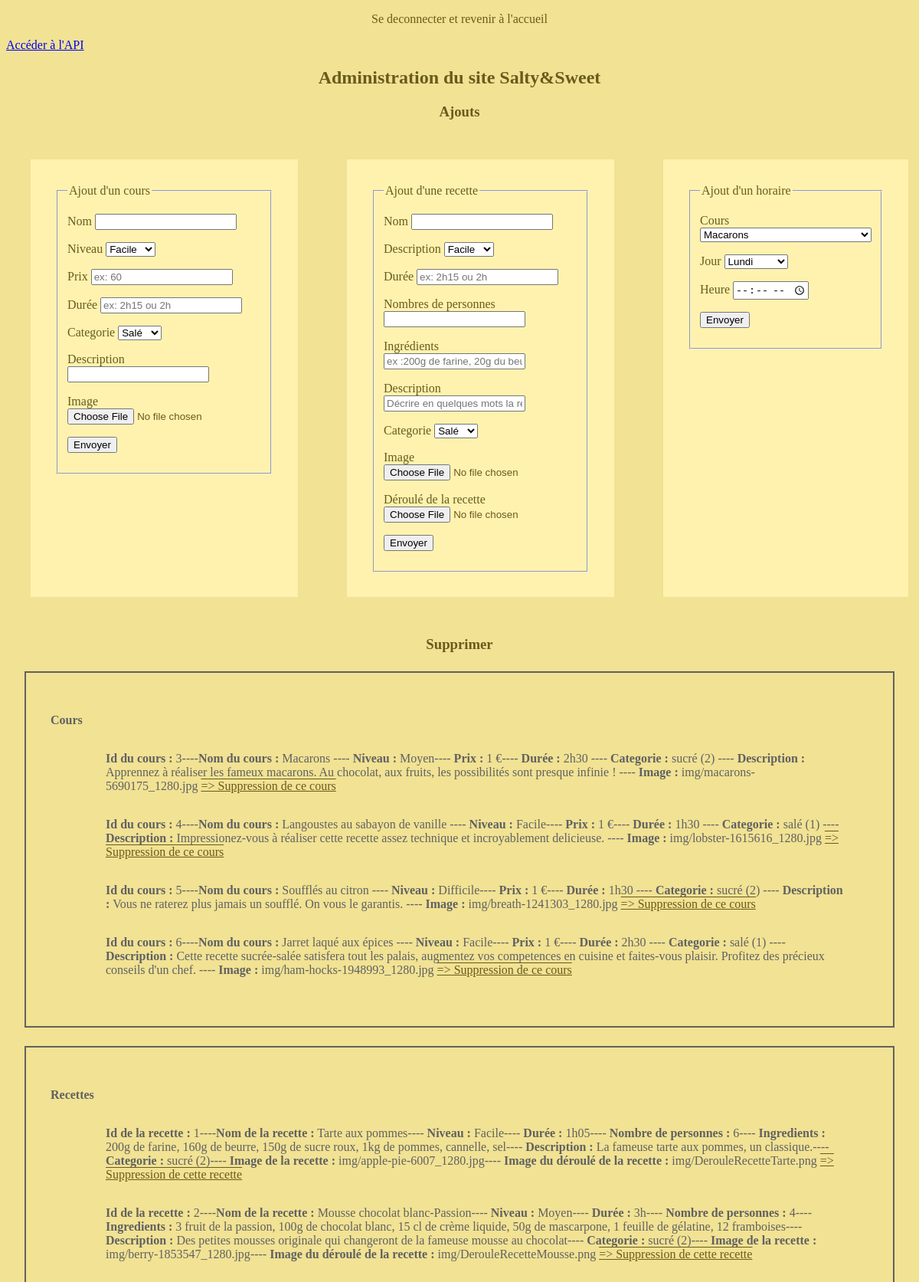
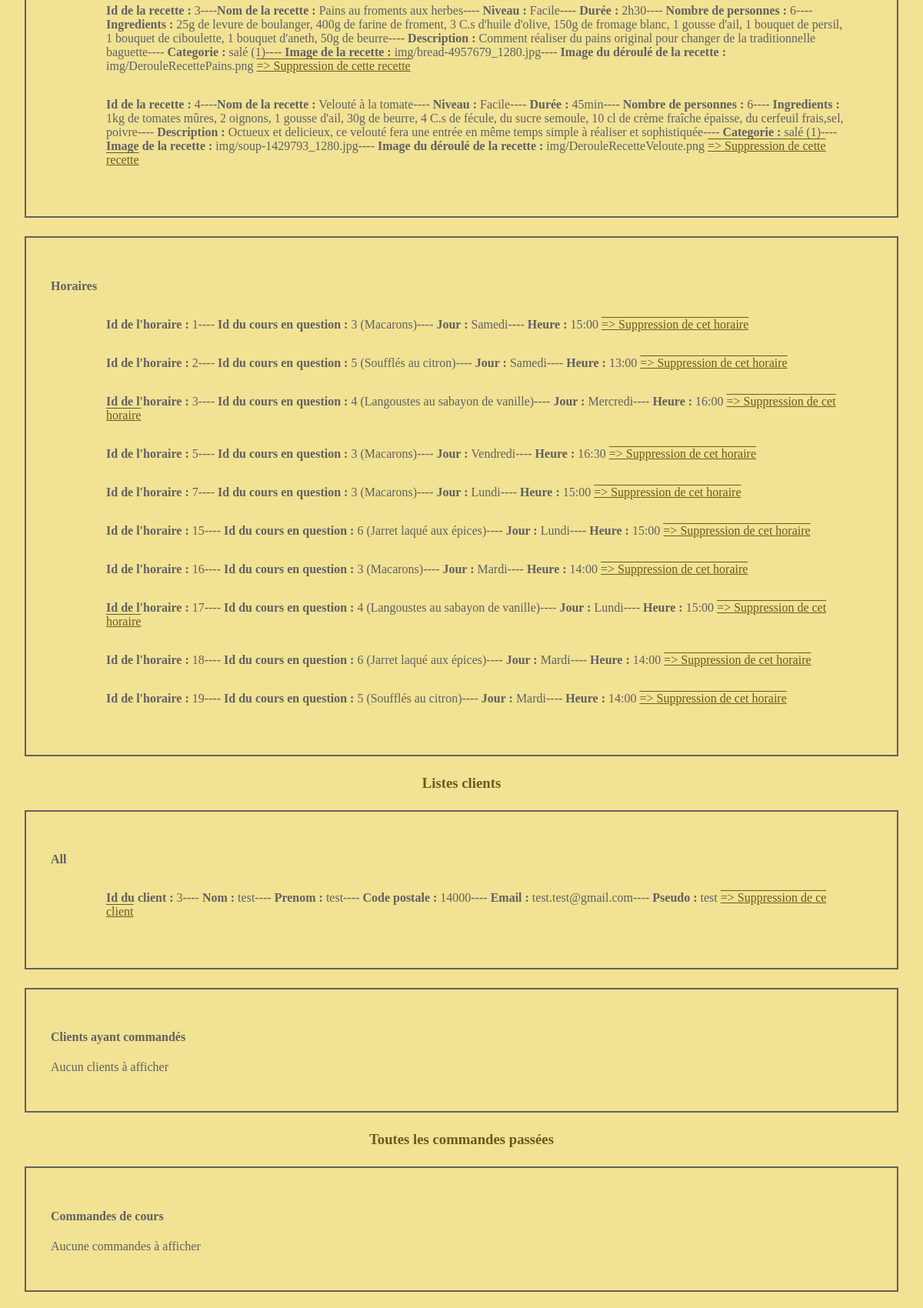
Screenshot of /indexAdmin.php?page=accueilAdmin (signed in, upper part) with the database file from the repository (2 pictures, top to bottom).
### tables this page shows
CREATE TABLE `Cours` (
  `idCours` int(11) NOT NULL,
  `nom` varchar(60) NOT NULL,
  `niveau` varchar(255) NOT NULL,
  `prix` int(10) NOT NULL,
  `temps` varchar(20) NOT NULL,
  `categorie` int(11) NOT NULL,
  `description` varchar(200) NOT NULL,
  `imgCours` varchar(60) NOT NULL
);

CREATE TABLE `Recettes` (
  `idRecette` int(11) NOT NULL,
  `nom` varchar(255) NOT NULL,
  `niveau` varchar(255) NOT NULL,
  `temps` varchar(255) NOT NULL,
  `nombreDePersonne` int(11) NOT NULL,
  `ingredients` varchar(255) NOT NULL,
  `description` varchar(255) NOT NULL,
  `categorie` int(11) NOT NULL,
  `imgRecette` varchar(60) NOT NULL,
  `ImgDerouleRecette` varchar(60) NOT NULL
);

CREATE TABLE `Horaires` (
  `idHoraire` int(11) NOT NULL,
  `idCours` int(11) NOT NULL,
  `jour` varchar(8) NOT NULL,
  `heure` varchar(5) NOT NULL
);

CREATE TABLE `Clients` (
  `idClient` int(11) NOT NULL,
  `nom` varchar(20) NOT NULL,
  `prenom` varchar(20) NOT NULL,
  `codePostale` int(5) NOT NULL,
  `email` varchar(20) NOT NULL,
  `pseudo` varchar(20) NOT NULL,
  `motDePasse` varchar(255) NOT NULL,
  `nbCredits` int(11) NOT NULL
);

### app/View/admin/Accueil.php (the view, shortened to what the rows shown need)
<!DOCTYPE html>
<html>
 <head>
  	<link href="../../../css/styleAdmin.css" rel="stylesheet" type="text/css" />
</head>
<body>
<h2>Administration du site Salty&amp;Sweet </h2>
  <div id="adminSupp">
    <section>
  <ul>
      <?php for($compteur=0; $compteur<sizeof($allCours); $compteur++):?>
        <li>
        <strong>Id du cours :</strong> <?=$allCours[$compteur]->getIdCours()?>----<strong>Nom du cours :</strong> <?=$allCours[$compteur]->getNom()?> ---- <strong>Niveau : </strong><?=$allCours[$compteur]->getNiveau()?>---- <strong>Prix : </strong><?=$allCours[$compteur]->getPrix()?> €----<strong> Durée : </strong><?=$allCours[$compteur]->getTemps()?> ---- <strong>Categorie : </strong><?=$arrayCategorie[$compteur]?> (<?=$allCours[$compteur]->getCategorie()?>) ---- <strong>Description : </strong><?=$allCours[$compteur]->getDescription()?> ---- <strong>Image : </strong><?=$allCours[$compteur]->getImgCours()?>
          <a href="indexAdmin.php?action=suppression&ele=cours&id=<?=$allCours[$compteur]->getIdCours()?>" id="lienSuppression">  =>  Suppression de ce cours</a>
        </li>
        <?php endfor?>
      </ul>
      </section>
      <section>
<ul>
    <?php for($compteur2=0; $compteur2<sizeof($allRecettes); $compteur2++):?>
      <li>
      <strong>Id de la recette :</strong> <?=$allRecettes[$compteur2]->getIdRecette()?>----<strong>Nom de la recette :</strong> <?=$allRecettes[$compteur2]->getNom()?>----<strong> Niveau : </strong><?=$allRecettes[$compteur2]->getNiveau()?>---- <strong>Durée : </strong><?=$allRecettes[$compteur2]->getTemps()?>---- <strong>Nombre de personnes : </strong><?=$allRecettes[$compteur2]->getNombreDePersonne()?>---- <strong>Ingredients : </strong><?=$allRecettes[$compteur2]->getIngredients()?>---- <strong>Description :</strong> <?=$allRecettes[$compteur2]->getDescription()?>---- <strong>Categorie : </strong><?=$arrayCategorieRecette[$compteur2]?>  (<?=$allRecettes[$compteur2]->getCategorie()?>)---- <strong>Image de la recette : </strong><?=$allRecettes[$compteur2]->getImgRecette()?>---- <strong>Image du déroulé de la recette : </strong><?=$allRecettes[$compteur2]->getImgDerouleRecette()?>
        <a href="indexAdmin.php?action=suppression&ele=recette&id=<?=$allRecettes[$compteur2]->getIdRecette()?>" id="lienSuppression">  => Suppression de cette recette</a>
      </li>
      <?php endfor?>
    </ul>
    </section>
    <section>
<ul>
    <?php for($compteur3=0; $compteur3<sizeof($allHoraires); $compteur3++):?>
      <li>
        <strong>Id de l'horaire :</strong> <?=$allHoraires[$compteur3]->getIdHoraire()?>----<strong> Id du cours en question : </strong><?=$allHoraires[$compteur3]->getIdCours()?> (<?=$arrayCoursHoraire[$compteur3]?>)---- <strong>Jour : </strong><?=$allHoraires[$compteur3]->getJour()?>---- <strong>Heure : </strong><?=$allHoraires[$compteur3]->getHeure()?>
        <a href="indexAdmin.php?action=suppression&ele=horaire&id=<?=$allHoraires[$compteur3]->getIdHoraire()?>" id="lienSuppression">  => Suppression de cet horaire</a>
      </li>
      <?php endfor?>
    </ul>
    </section>
  </div>
  <div id="infoClient">
    <section>
      <?php if($allClients!=NULL):?>
    <ul>
    <?php foreach($allClients as $client):?>
      <li>
        <strong>Id du client :</strong> <?=$client->getIdClient()?>----<strong> Nom : </strong><?=$client->getNom()?>---- <strong>Prenom : </strong><?=$client->getPrenom()?>---- <strong>Code postale : </strong><?=$client->getCodePostale()?>---- <strong>Email : </strong><?=$client->getEmail()?>---- <strong>Pseudo : </strong><?=$client->getPseudo()?>
        <a href="indexAdmin.php?action=suppression&ele=client&id=<?=$client->getIdClient()?>" id="lienSuppression">  => Suppression de ce client</a>
      </li>
      <?php endforeach?>
    </ul>
    <?php endif?>
    </section>
  </div>
</body>
</html>

### rows the page displays
cours: idCours "3", nom "Macarons", niveau "Moyen", prix "1", temps "2h30", compteur "sucré", categorie "2", description "Apprennez à réaliser les fameux macarons. Au chocolat, aux fruits, les possibilités sont presque infinie !", imgCours "img/macarons-5690175_1280.jpg"
cours: idCours "4", nom "Langoustes au sabayon de vanille", niveau "Facile", prix "1", temps "1h30", compteur "salé", categorie "1", description "Impressionez-vous à réaliser cette recette assez technique et incroyablement delicieuse.", imgCours "img/lobster-1615616_1280.jpg"
cours: idCours "5", nom "Soufflés au citron", niveau "Difficile", prix "1", temps "1h30", compteur "sucré", categorie "2", description "Vous ne raterez plus jamais un soufflé. On vous le garantis.", imgCours "img/breath-1241303_1280.jpg"
cours: idCours "6", nom "Jarret laqué aux épices", niveau "Facile", prix "1", temps "2h30", compteur "salé", categorie "1", description "Cette recette sucrée-salée satisfera tout les palais, augmentez vos competences en cuisine et faites-vous plaisir. Profitez des précieux conseils d'un chef.", imgCours "img/ham-hocks-1948993_1280.jpg"
recettes: idRecette "1", nom "Tarte aux pommes", niveau "Facile", temps "1h05", nombreDePersonne "6", ingredients "200g de farine, 160g de beurre, 150g de sucre roux, 1kg de pommes, cannelle, sel", description "La fameuse tarte aux pommes, un classique.", compteur2 "sucré", categorie "2", imgRecette "img/apple-pie-6007_1280.jpg", ImgDerouleRecette "img/DerouleRecetteTarte.png"
recettes: idRecette "2", nom "Mousse chocolat blanc-Passion", niveau "Moyen", temps "3h", nombreDePersonne "4", ingredients "3 fruit de la passion, 100g de chocolat blanc, 15 cl de crème liquide, 50g de mascarpone, 1 feuille de gélatine, 12 framboises", description "Des petites mousses originale qui changeront de la fameuse mousse au chocolat", compteur2 "sucré", categorie "2", imgRecette "img/berry-1853547_1280.jpg", ImgDerouleRecette "img/DerouleRecetteMousse.png"
recettes: idRecette "3", nom "Pains au froments aux herbes", niveau "Facile", temps "2h30", nombreDePersonne "6", ingredients "25g de levure de boulanger, 400g de farine de froment, 3 C.s d'huile d'olive, 150g de fromage blanc, 1 gousse d'ail, 1 bouquet de persil, 1 bouquet de ciboulette, 1 bouquet d'aneth, 50g de beurre", description "Comment réaliser du pains original pour changer de la traditionnelle baguette", compteur2 "salé", categorie "1", imgRecette "img/bread-4957679_1280.jpg", ImgDerouleRecette "img/DerouleRecettePains.png"
recettes: idRecette "4", nom "Velouté à la tomate", niveau "Facile", temps "45min", nombreDePersonne "6", ingredients "1kg de tomates mûres, 2 oignons, 1 gousse d'ail, 30g de beurre, 4 C.s de fécule, du sucre semoule, 10 cl de crème fraîche épaisse, du cerfeuil frais,sel, poivre", description "Octueux et delicieux, ce velouté fera une entrée en même temps simple à réaliser et sophistiquée", compteur2 "salé", categorie "1", imgRecette "img/soup-1429793_1280.jpg", ImgDerouleRecette "img/DerouleRecetteVeloute.png"
horaires: idHoraire "1", idCours "3", idCours.nom "Macarons", jour "Samedi", heure "15:00"
horaires: idHoraire "2", idCours "5", compteur3 "Soufflés au citron", jour "Samedi", heure "13:00"
horaires: idHoraire "3", idCours "4", compteur3 "Langoustes au sabayon de vanille", jour "Mercredi", heure "16:00"
horaires: idHoraire "5", idCours "3", idCours.nom "Macarons", jour "Vendredi", heure "16:30"
horaires: idHoraire "7", idCours "3", idCours.nom "Macarons", jour "Lundi", heure "15:00"
horaires: idHoraire "15", idCours "6", compteur3 "Jarret laqué aux épices", jour "Lundi", heure "15:00"
horaires: idHoraire "16", idCours "3", idCours.nom "Macarons", jour "Mardi", heure "14:00"
horaires: idHoraire "17", idCours "4", compteur3 "Langoustes au sabayon de vanille", jour "Lundi", heure "15:00"
horaires: idHoraire "18", idCours "6", compteur3 "Jarret laqué aux épices", jour "Mardi", heure "14:00"
horaires: idHoraire "19", idCours "5", compteur3 "Soufflés au citron", jour "Mardi", heure "14:00"
clients: idClient "3", nom "test", prenom "test", codePostale "14000", email "test.test@gmail.com", pseudo "test"

### other values shown
form field idCours "Macarons"
